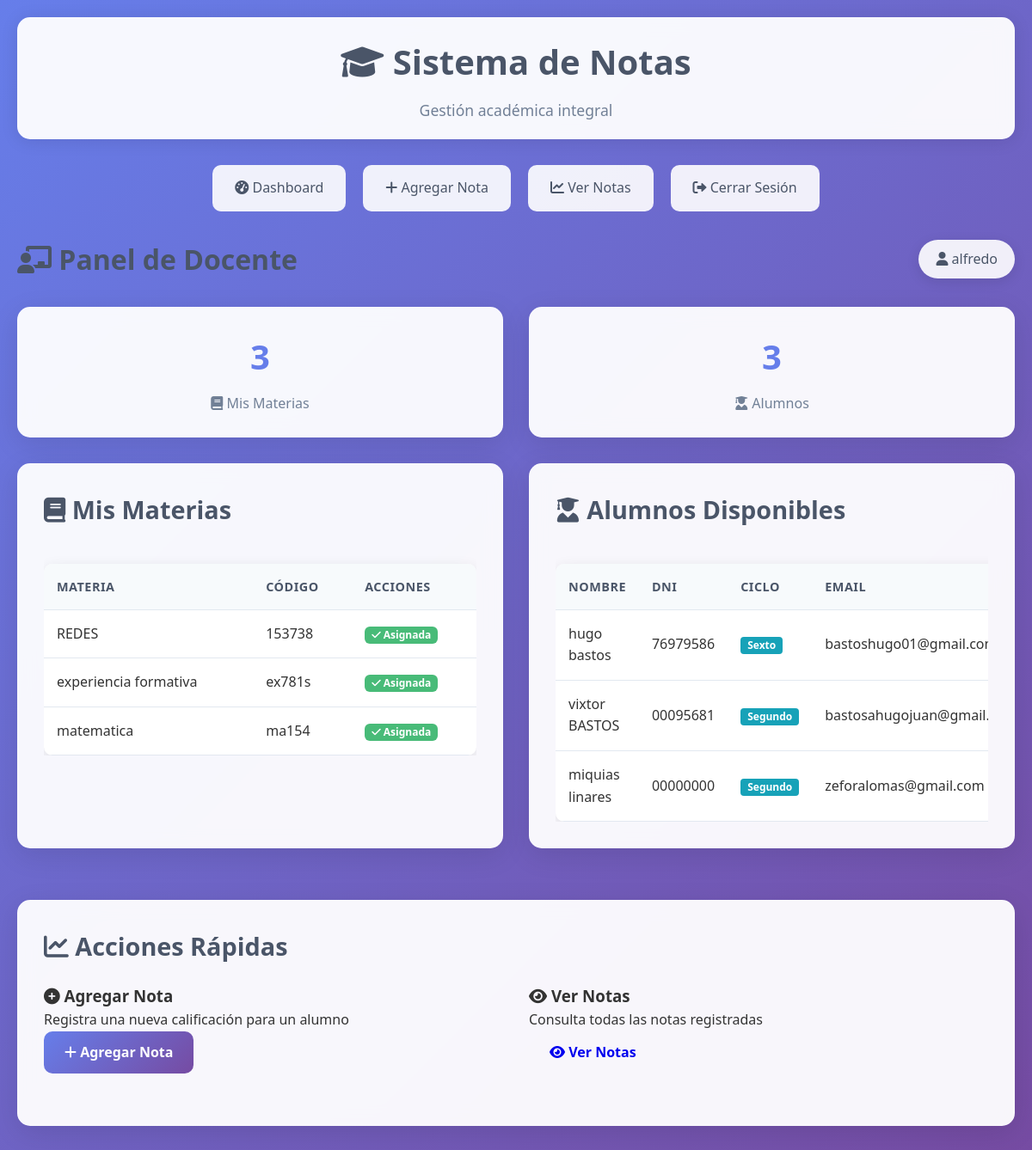
Before: /docente/dashboard (signed in) with the older database file.
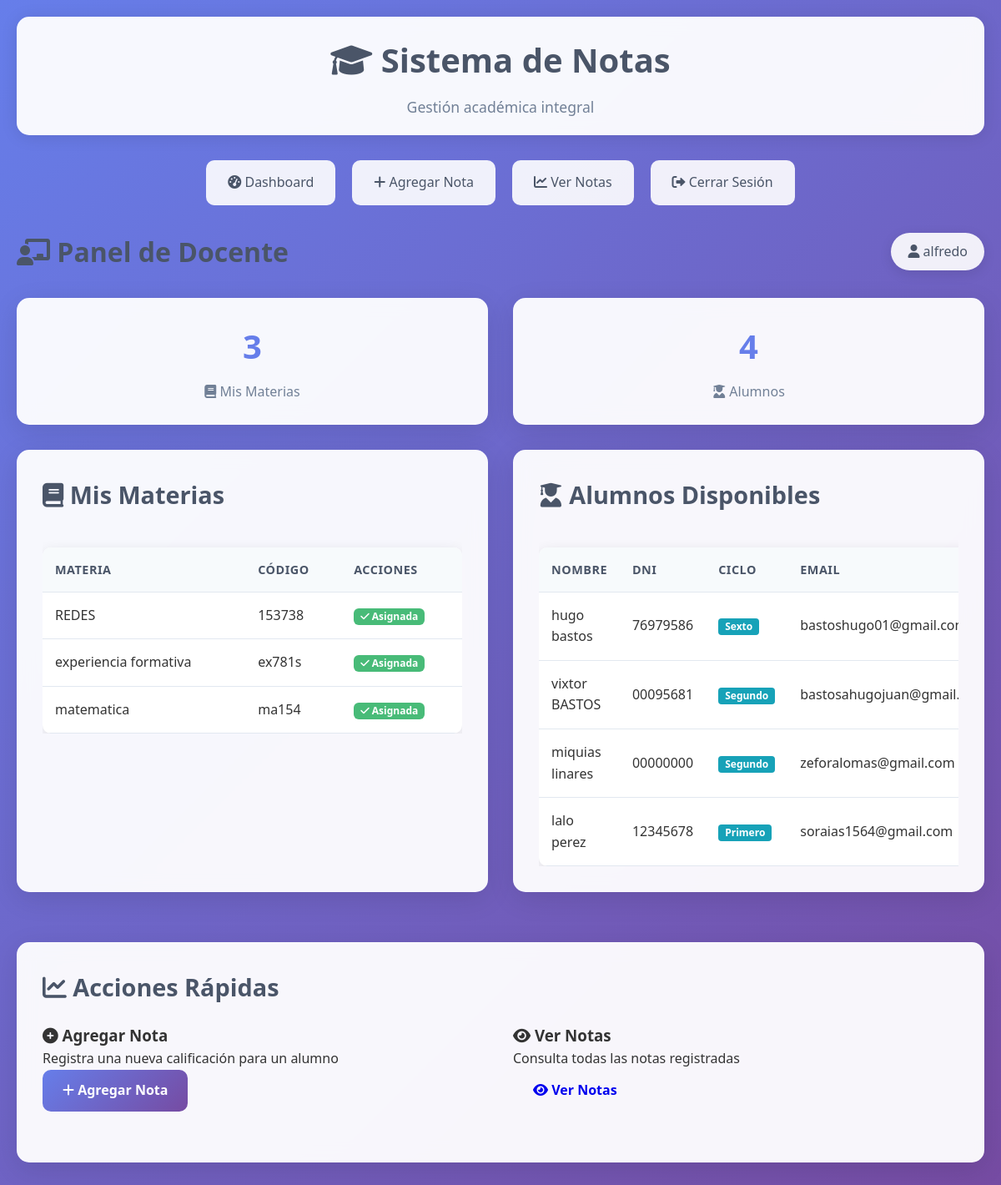
After: the same page with the newer database file.
### app.py (models this page shows)
class Materia(db.Model):
    id = db.Column(db.Integer, primary_key=True)
    nombre = db.Column(db.String(100), nullable=False)
    codigo = db.Column(db.String(20), unique=True, nullable=False)
    docente_id = db.Column(db.Integer, db.ForeignKey('usuario.id'), nullable=False)
    docente = db.relationship('Usuario', backref=db.backref('materias', lazy=True))

class Alumno(db.Model):
    id = db.Column(db.Integer, primary_key=True)
    dni = db.Column(db.String(20), unique=True, nullable=False)
    nombre = db.Column(db.String(100), nullable=False)
    apellido = db.Column(db.String(100), nullable=False)
    email = db.Column(db.String(120))
    telefono = db.Column(db.String(20))
    fecha_nacimiento = db.Column(db.Date)
    ciclo = db.Column(db.String(20), nullable=False)  # primero, segundo, tercero, cuarto, quinto, sexto
    fecha_registro = db.Column(db.DateTime, default=datetime.utcnow)

### app.py (the view)
@app.route('/docente/dashboard')
def docente_dashboard():
    if not session.get('user_id') or session.get('tipo') != 'docente':
        return redirect(url_for('login'))
    docente_id = session['user_id']
    materias = Materia.query.filter_by(docente_id=docente_id).all()
    alumnos = Alumno.query.all()
    return render_template('docente/dashboard.html', materias=materias, alumnos=alumnos)

### app.py (called while the page is built)
@app.context_processor
def inject_flash_cleanup():
    return dict()

### templates/docente/dashboard.html (shortened to what this page needs)
{% extends "base.html" %}
{% block content %}
<div class="dashboard-header">
    <h1 class="dashboard-title"><i class="fas fa-chalkboard-teacher"></i> Panel de Docente</h1>
    <div class="user-info">
        <span><i class="fas fa-user"></i> {{ session.username }}</span>
    </div>
</div>
<div class="grid grid-2">
    <div class="stats-card">
        <h3>{{ materias|length }}</h3>
        <p><i class="fas fa-book"></i> Mis Materias</p>
    </div>
    <div class="stats-card">
        <h3>{{ alumnos|length }}</h3>
        <p><i class="fas fa-user-graduate"></i> Alumnos</p>
    </div>
</div>
<div class="grid grid-2">
    <div class="card">
        <h2><i class="fas fa-book"></i> Mis Materias</h2>
        {% if materias %}
        <div class="table-responsive">
            <table class="table">
                <thead>
                    <tr>
                        <th>Materia</th>
                        <th>Código</th>
                        <th>Acciones</th>
                    </tr>
                </thead>
                <tbody>
                    {% for materia in materias %}
                    <tr>
                        <td>{{ materia.nombre }}</td>
                        <td>{{ materia.codigo }}</td>
                        <td>
                            <span class="badge badge-success">
                                <i class="fas fa-check"></i> Asignada
                            </span>
                        </td>
                    </tr>
                    {% endfor %}
                </tbody>
            </table>
        </div>
        {% else %}
        <div class="alert alert-info">
            <i class="fas fa-info-circle"></i>
            No tienes materias asignadas. Contacta al administrador para que te asigne materias.
        </div>
        {% endif %}
    </div>
    <div class="card">
        <h2><i class="fas fa-user-graduate"></i> Alumnos Disponibles</h2>
        {% if alumnos %}
        <div class="table-responsive">
            <table class="table">
                <thead>
                    <tr>
                        <th>Nombre</th>
                        <th>DNI</th>
                        <th>Ciclo</th>
                        <th>Email</th>
                    </tr>
                </thead>
                <tbody>
                    {% for alumno in alumnos[:10] %}
                    <tr>
                        <td>{{ alumno.nombre }} {{ alumno.apellido }}</td>
                        <td>{{ alumno.dni }}</td>
                        <td>
                            <span class="badge badge-info" style="background-color: #17a2b8; color: white; padding: 4px 8px; border-radius: 4px; font-size: 12px;">
                                {{ alumno.ciclo.title() if alumno.ciclo else 'Sin ciclo' }}
                            </span>
                        </td>
                        <td>{{ alumno.email or '-' }}</td>
                    </tr>
                    {% endfor %}
                </tbody>
            </table>
        </div>
        {% else %}
        <div class="alert alert-info">
            <i class="fas fa-info-circle"></i>
            No hay alumnos registrados en el sistema.
        </div>
        {% endif %}
    </div>
</div>
<div class="card">
    <h2><i class="fas fa-chart-line"></i> Acciones Rápidas</h2>
    <div class="grid grid-2">
        <div>
            <h3><i class="fas fa-plus-circle"></i> Agregar Nota</h3>
            <p>Registra una nueva calificación para un alumno</p>
            <a href="{{ url_for('agregar_nota') }}" class="btn btn-primary">
                <i class="fas fa-plus"></i> Agregar Nota
            </a>
        </div>
        <div>
            <h3><i class="fas fa-eye"></i> Ver Notas</h3>
            <p>Consulta todas las notas registradas</p>
            <a href="{{ url_for('docente_ver_notas') }}" class="btn btn-info">
                <i class="fas fa-eye"></i> Ver Notas
            </a>
        </div>
    </div>
</div>
{% endblock %}

Changed rows visible on the page:
added Alumno: nombre "lalo", apellido "perez", dni "12345678", ciclo "Primero", email "soraias1564@gmail.com"
Other visible differences:
{{ alumnos|length }}: "3" → "4"
